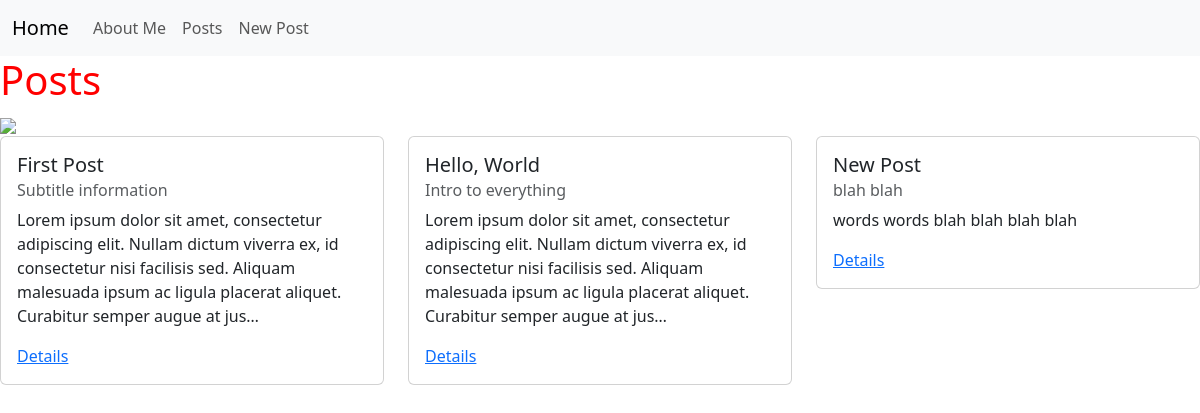
/posts/, run on the app's committed database.
### posts/models.py (models this page shows, shortened)
class Post(models.Model):
    title = models.CharField(max_length=128)
    subtitle = models.CharField(max_length=256)
    body = models.TextField()
    created_on = models.DateTimeField(auto_now_add=True)

### posts/views.py (the view)
# urls.py: path("", views.PostListView.as_view(), name="list"),
class PostListView(ListView):
    template_name = "posts/list.html"
    model = Post

### templates/posts/list.html (shortened to what this page needs)
{% extends 'base.html' %}
{% load static %}
{% block content %}
    <h1>Posts</h1>
    <img src="{% static 'img/egg.avif' %}" style="width:20%;">
    <div class="row row-cols-1 row-cols-md-3 g-4">
    {% for post in post_list %}
        <div class="col">
            <div class="card">
                <div class="card-body">
                    <h5 class="card-title">{{ post.title }}</h5>
                    <h6 class="card-subtitle mb-2 text-muted">{{ post.subtitle }}</h6>
                    <p class="card-text">{{ post.body|truncatechars:200}}</p>
                    <a href="{% url 'detail' post.id %}" class="card-link">Details</a>
                </div>
            </div>
        </div>
    {% endfor %}
    </div>
{% endblock content %}

### static/css/base.css (style rules this page uses)
h1 { color: red; }

### data on the page
Post: title "First Post", subtitle "Subtitle information", body "Lorem ipsum dolor sit amet, consectetur adipiscing elit. Nullam dictum viverra ex, id consectetur nisi facilisis sed. Aliquam malesuada ipsum ac ligula placerat aliquet. Curabitur semper augue at jus…"
Post: title "Hello, World", subtitle "Intro to everything", body "Lorem ipsum dolor sit amet, consectetur adipiscing elit. Nullam dictum viverra ex, id consectetur nisi facilisis sed. Aliquam malesuada ipsum ac ligula placerat aliquet. Curabitur semper augue at jus…"
Post: title "New Post", subtitle "blah blah", body "words words blah blah blah blah"
